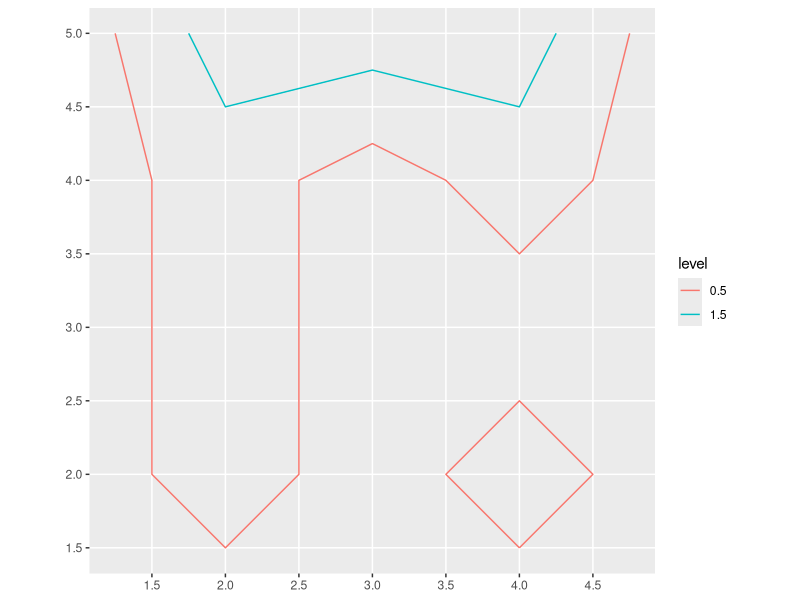
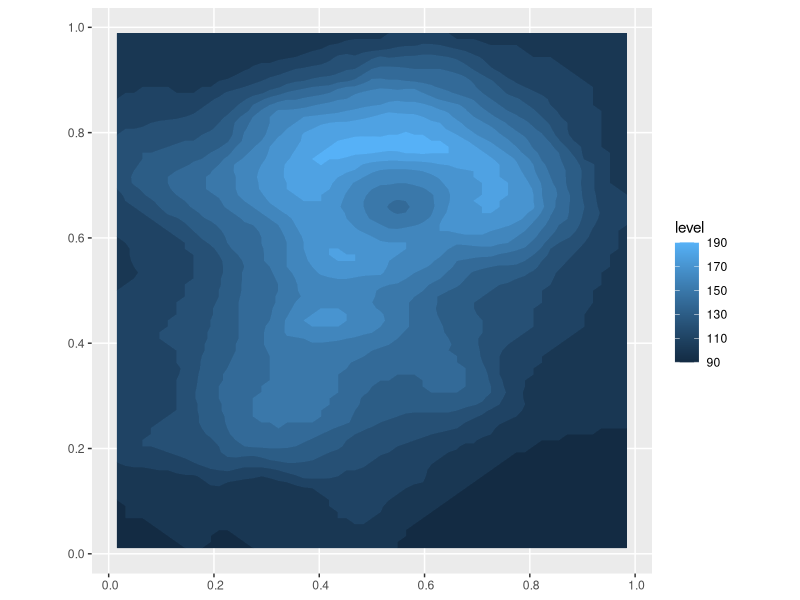

Reproduce these figures in R, in order.
library(isoband)


### Name: iso_to_sfg
### Title: Convert isolines or isobands to sfg object
### Aliases: iso_to_sfg

### ** Examples

library(sf)
library(ggplot2)

m <- matrix(c(0, 2, 2, 2, 0,
              0, 1, 0, 1, 0,
              0, 1, 0, 0, 0,
              0, 1, 0, 1, 0,
              0, 0, 0, 0, 0), 5, 5, byrow = TRUE)

z <- isolines(1:ncol(m), nrow(m):1, m, c(0.5, 1.5))
lines <- iso_to_sfg(z)
x <- st_sf(level = names(lines), geometry = st_sfc(lines))
ggplot(x) + geom_sf(aes(color = level))

m <- volcano
b <- isobands((1:ncol(m))/(ncol(m)+1), (nrow(m):1)/(nrow(m)+1), m,
              10*9:19, 10*10:20)
bands <- iso_to_sfg(b)
x <- st_sf(level = as.numeric(sub(":.*", "", names(bands))), geometry = st_sfc(bands))
ggplot(x) + geom_sf(aes(color = level, fill = level))
